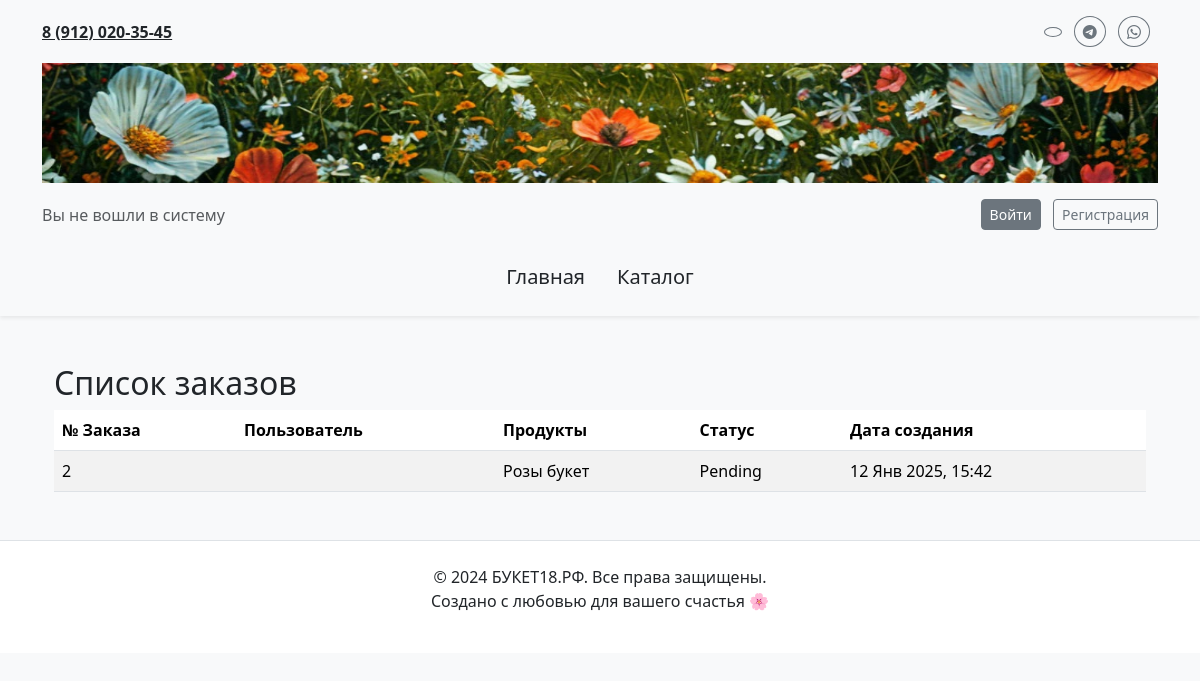
Screenshot of /orders/ with the database file from the repository.
### main/models.py (models this page shows, shortened)
class Order(models.Model):
    STATUS_CHOICES = [
        ('PENDING', 'Pending'),
        ('SHIPPED', 'Shipped'),
        ('DELIVERED', 'Delivered'),
        ('CANCELLED', 'Cancelled'),
    ]
    id = models.AutoField(primary_key=True)
    user = models.ForeignKey(User, on_delete=models.CASCADE, related_name='orders', blank=True, null=True)
    customer = models.ForeignKey(Customer, on_delete=models.CASCADE, related_name='orders', blank=True, null=True)  # Новое поле
    products = models.ManyToManyField(Product, related_name='orders')
    status = models.CharField(max_length=20, choices=STATUS_CHOICES, default='PENDING')
    delivery_address = models.CharField(max_length=255, blank=True, null=True)
    created_at = models.DateTimeField(auto_now_add=True)
    class Meta:
        verbose_name = "Заказ"
        verbose_name_plural = "Заказы"

class Product(models.Model):
    id = models.AutoField(primary_key=True)
    name = models.CharField(max_length=255)
    price = models.DecimalField(max_digits=10, decimal_places=2)
    image = models.ImageField(upload_to='products/', null=True, blank=True)
    class Meta:
        verbose_name = "Продукт"
        verbose_name_plural = "Продукты"

### main/views.py (the view)
# urls.py: path('orders/', views.order_list, name='order_list'),
def order_list(request):
    orders = Order.objects.all()
    return render(request, 'main/order_list.html', {'orders': orders})

### main/templates/main/order_list.html (shortened to what this page needs)
{% extends 'main/layoute.html' %}
{% block content %}
    <div class="container my-5">
        <h2>Список заказов</h2>
        {% if orders %}
            <table class="table table-striped">
                <thead>
                    <tr>
                        <th>№ Заказа</th>
                        <th>Пользователь</th>
                        <th>Продукты</th>
                        <th>Статус</th>
                        <th>Дата создания</th>
                    </tr>
                </thead>
                <tbody>
                    {% for order in orders %}
                        <tr>
                            <td>{{ order.id }}</td>
                            <td>{{ order.user.name }}</td>
                            <td>
                                {% for product in order.products.all %}
                                    {{ product.name }}<br>
                                {% endfor %}
                            </td>
                            <td>{{ order.get_status_display }}</td>
                            <td>{{ order.created_at|date:"d M Y, H:i" }}</td>
                        </tr>
                    {% endfor %}
                </tbody>
            </table>
        {% else %}
            <p>Нет заказов.</p>
        {% endif %}
    </div>
{% endblock %}

### rows the page displays
Order: id "2", status "Pending", created_at "12 Янв 2025, 15:42"
Product: name "Розы букет"
